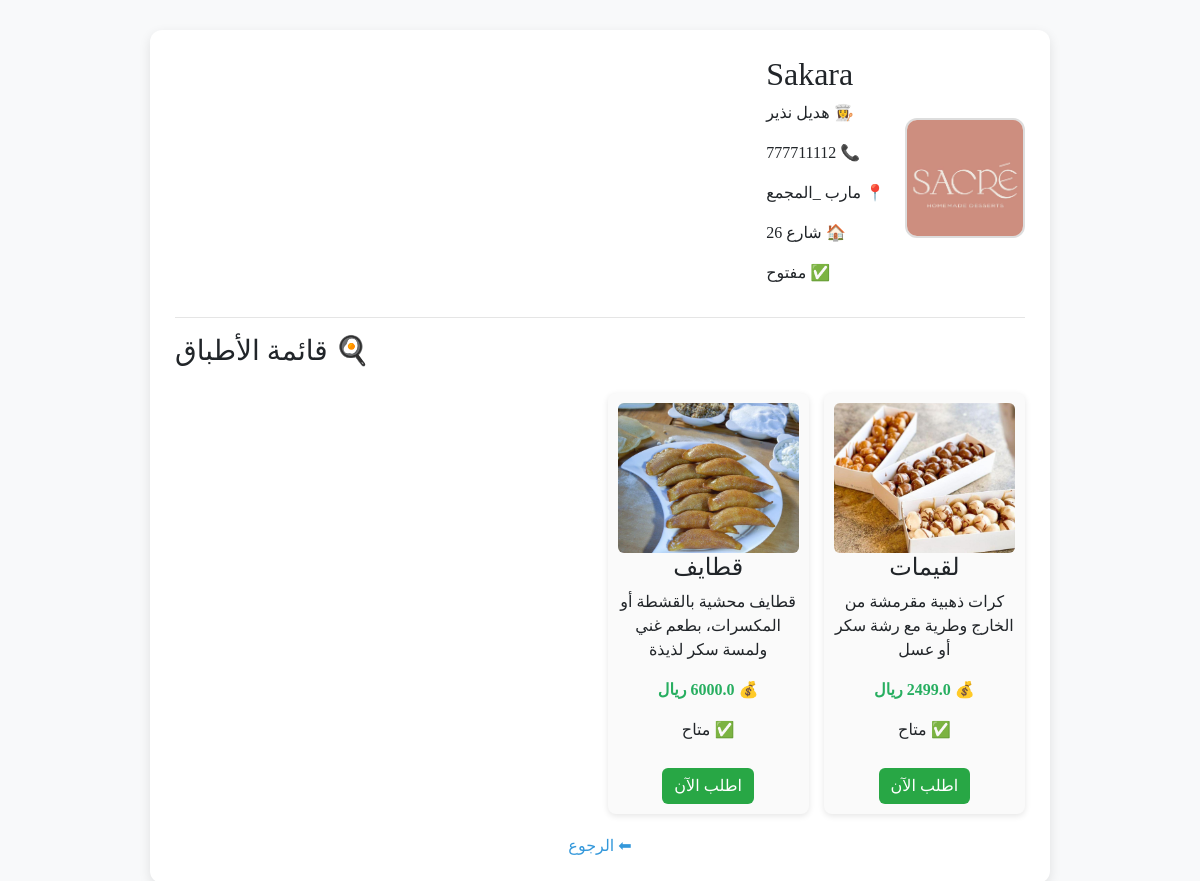
Screenshot of /kitchen/2 with the database file from the repository.
### app/models/kitchen_model.py (models this page shows, shortened)
class Kitchen(db.Model):
    __tablename__ = "kitchens"
    id = db.Column(db.Integer, primary_key=True, autoincrement=True)
    user_id = db.Column(db.Integer, db.ForeignKey("users.id"))
    kitchen_name = db.Column(db.String(150), nullable=False)
    kitchen_logo = db.Column(db.String(255))   # صورة شعار المطبخ
    bank_account_name = db.Column(db.String(150))
    bank_account_number = db.Column(db.String(100))
    chef_name = db.Column(db.String(150))   # اسم الطاهية
    chef_phone = db.Column(db.String(50))   # رقم الطاهية
    status = db.Column(db.String(20), default="pending")
    created_at = db.Column(db.TIMESTAMP, server_default=db.func.current_timestamp())
    featured = db.Column(db.Integer, default=0)  # 0 = عادي، 1 = مميز
    is_open = db.Column(db.Integer, default=1)   # 1 = مفتوح، 0 = مغلق
    location = db.Column(db.String(150))
    address = db.Column(db.String(255))  # أدق من location
    description = db.Column(db.Text)
    meals = db.relationship("Meal", back_populates="kitchen", cascade="all, delete-orphan")

### app/models/user_model.py (models this page shows, shortened)
class User(db.Model):
    __tablename__ = "users"
    id = db.Column(db.Integer, primary_key=True, autoincrement=True)
    name = db.Column(db.String(100), nullable=False)
    email = db.Column(db.String(120), unique=True, nullable=True)
    phone = db.Column(db.String(20), unique=True, nullable=False)
    password_hash = db.Column(db.String(200), nullable=False)
    role = db.Column(db.String(20), nullable=False, default="customer")
    status = db.Column(db.String(20), default="pending")
    created_at = db.Column(db.DateTime, default=datetime.utcnow)
    kitchen = db.relationship("Kitchen", backref="user", uselist=False)
    orders = db.relationship(
        "Order",
        back_populates="user",
        foreign_keys="Order.user_id",
        cascade="all, delete-orphan"
    )
    customer_orders = db.relationship(
        "Order",
        back_populates="customer",
        foreign_keys="Order.customer_id"
    )

### app/models/meal_model.py (models this page shows, shortened)
class Meal(db.Model):
    __tablename__ = "meals"
    id = db.Column(db.Integer, primary_key=True, autoincrement=True)
    name = db.Column(db.String(100), nullable=False)
    description = db.Column(db.Text, nullable=True)
    price = db.Column(db.Float, nullable=False)
    kitchen_id = db.Column(db.Integer, db.ForeignKey("kitchens.id"), nullable=False)
    kitchen = db.relationship("Kitchen", back_populates="meals")
    images = db.relationship("MealImage", back_populates="meal", cascade="all, delete-orphan")
    status = db.Column(db.String(20), default="pending")
    is_featured = db.Column(db.Integer, default=0)
    is_available = db.Column(db.Integer, default=1)
    order_items = db.relationship("OrderItem", back_populates="meal", cascade="all, delete-orphan")

### app/models/meal_image_model.py (models this page shows, shortened)
class MealImage(db.Model):
    __tablename__ = "meal_images"
    id = db.Column(db.Integer, primary_key=True, autoincrement=True)
    image = db.Column(db.String(255), nullable=False)
    meal_id = db.Column(db.Integer, db.ForeignKey("meals.id"), nullable=False)
    meal = db.relationship("Meal", back_populates="images")

### app/routes/home_routes.py (the view)
@home.route("/kitchen/<int:id>")
def kitchen_detail(id):
    kitchen = Kitchen.query.get_or_404(id)
    meals = Meal.query.filter_by(kitchen_id=id).all()
    return render_template("main/kitchen_page.html", kitchen=kitchen, meals=meals)

### app/templates/main/kitchen_page.html (shortened to what this page needs)
<!DOCTYPE html>
<html lang="ar" dir="rtl">
<head>
    <link rel="stylesheet" href="{{ url_for('static', filename='css/bootstrap.min.css') }}">
</head>
<body>
<div class="kitchen-card">
    <div class="kitchen-header">
        {% if kitchen.kitchen_logo %}
            <img src="{{ url_for('static', filename='uploads/' + kitchen.kitchen_logo) }}">
        {% else %}
            <img src="{{ url_for('static', filename='uploads/no-image.png') }}">
        {% endif %}
        <div>
            <h2>{{ kitchen.kitchen_name }}</h2>
            <p>👩‍🍳 {{ kitchen.user.name if kitchen.user else "-" }}</p>
            <p>📞 {{ kitchen.user.phone if kitchen.user else "-" }}</p>
            <p>📍 {{ kitchen.location }}</p>
            <p>🏠 {{ kitchen.address if kitchen.address else "" }}</p>
            <p>
                {% if kitchen.is_open %}
                    ✅ مفتوح
                {% else %}
                    ❌ مغلق
                {% endif %}
            </p>
        </div>
    </div>
    <hr>
    <h3>🍳 قائمة الأطباق</h3>
    <div class="meals-grid">
        {% for meal in meals %}
        <div class="meal-card">
            {% if meal.images %}
                <img src="{{ url_for('static', filename='uploads/' + meal.images[0].image) }}">
            {% else %}
                <img src="{{ url_for('static', filename='uploads/no-image.png') }}">
            {% endif %}
            <h4>{{ meal.name }}</h4>
            <p>{{ meal.description }}</p>
            <p style="font-weight:bold;color:#27ae60;">💰 {{ meal.price }} ريال</p>
            <p>
                {% if meal.is_available %}
                    ✅ متاح
                {% else %}
                    ❌ غير متاح
                {% endif %}
            </p>
            {% if kitchen.is_open and meal.is_available %}
            <form action="{{ url_for('shop.add_to_cart', meal_id=meal.id) }}" method="POST">
                <button type="submit" class="btn-order">اطلب الآن</button>
            </form>
            {% else %}
            <button class="btn-order" disabled>غير متاح</button>
            {% endif %}
        </div>
        {% endfor %}
    </div>
    <a href="/" class="btn-back">⬅ الرجوع</a>
</div>
</body>
</html>

### app/templates/main/kitchen_page.html (style rules this page uses)
body { background: #f8f9fa; font-family: "Tahoma"; }
.kitchen-card { max-width: 900px; margin: 30px auto; background: #fff; border-radius: 12px; box-shadow: 0 4px 12px rgba(0,0,0,0.1); padding: 25px; }
.kitchen-header { display: flex; align-items: center; gap: 20px; }
.kitchen-header img { width: 120px; height: 120px; border-radius: 12px; object-fit: cover; border: 2px solid #ddd; }
.meals-grid { display: grid; grid-template-columns: repeat(auto-fill, minmax(200px, 1fr)); gap: 15px; margin-top: 25px; }
.meal-card { background: #fafafa; border-radius: 8px; padding: 10px; box-shadow: 0 2px 6px rgba(0,0,0,0.1); text-align: center; }
.meal-card img { width: 100%; height: 150px; object-fit: cover; border-radius: 6px; }
.btn-order { margin-top: 10px; padding: 6px 12px; background: #28a745; color: #fff; border-radius: 6px; border: none; cursor: pointer; }
.btn-back { display:block; text-align:center; margin-top:20px; color:#3498db; text-decoration:none; }

### rows the page displays
Kitchen: kitchen_logo (picture), kitchen_name "Sakara", location "مارب _المجمع", address "شارع 26"
User: user "هديل نذير", user "777711112"
Meal: image (picture), name "لقيمات", description "كرات ذهبية مقرمشة من الخارج وطرية مع رشة سكر أو عسل", price "2499.0", is_available "✅ متاح"
Meal: image (picture), name "قطايف", description "قطايف محشية بالقشطة أو المكسرات، بطعم غني ولمسة سكر لذيذة", price "6000.0", is_available "✅ متاح"
